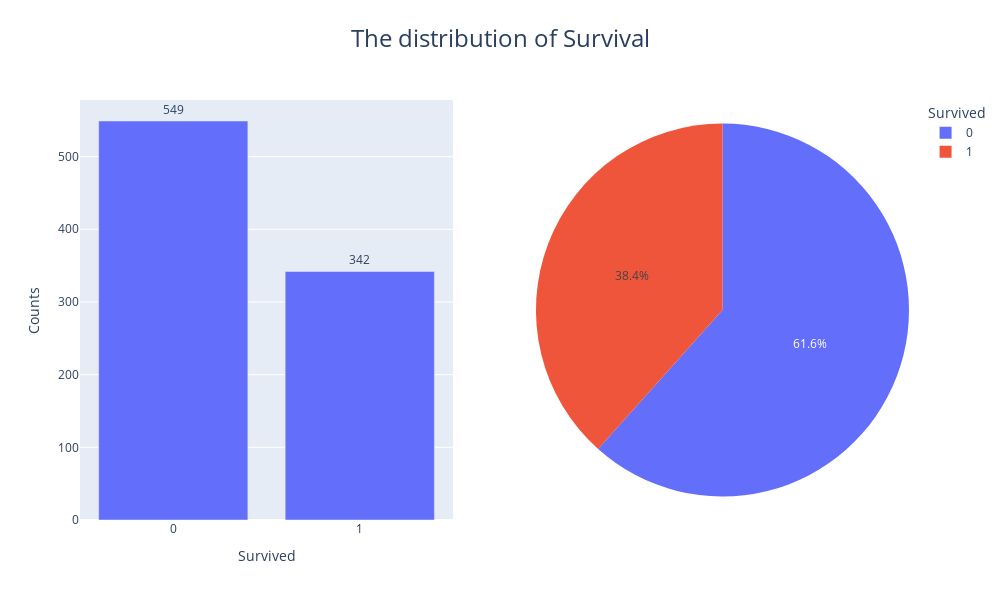

The notebook cell this image was saved under:
### Code cell
survival_fig = make_subplots(
    rows=1, cols=2, 
    specs=[[{"type": "xy"}, {"type": "domain"}]])

survival_fig.add_trace(go.Bar(x=survival_counts_df.index, 
                              y=survival_counts_df["Survived"],
                              text=survival_counts_df["Survived"],
                              textposition='outside',
                              showlegend=False),
                              1, 1)

survival_fig.add_trace(go.Pie(labels=survival_counts_df.index, 
                     values=survival_counts_df["Survived"],
                     showlegend=True),
                     1, 2)

survival_fig.update_layout(
                  height=600, 
                  width=1000,
                  title={
                  'text': "The distribution of Survival",
                  'font': {'size': 24},
                  'y':0.95,
                  'x':0.5,
                  'xanchor': 'center',
                  'yanchor': 'top'},
                  xaxis1_title = 'Survived', 
                  yaxis1_title = 'Counts',
                  legend_title_text="Survived"
                 )
survival_fig.update_xaxes(type='category')
survival_fig.show()

### Figure 1 — Plotly figure (JSON) as saved in the notebook; plotly's stock layout.template omitted (floating-point values rounded to 4 significant figures)
{"data": [{"showlegend": false, "text": [549, 342], "textposition": "outside", "type": "bar", "x": [0, 1], "xaxis": "x", "y": [549, 342], "yaxis": "y"}, {"domain": {"x": [0.55, 1], "y": [0, 1]}, "labels": [0, 1], "showlegend": true, "type": "pie", "values": [549, 342]}], "layout": {"height": 600, "legend": {"title": {"text": "Survived"}}, "title": {"font": {"size": 24}, "text": "The distribution of Survival", "x": 0.5, "xanchor": "center", "y": 0.95, "yanchor": "top"}, "width": 1000, "xaxis": {"anchor": "y", "domain": [0, 0.45], "title": {"text": "Survived"}, "type": "category"}, "yaxis": {"anchor": "x", "domain": [0, 1], "title": {"text": "Counts"}}}}
